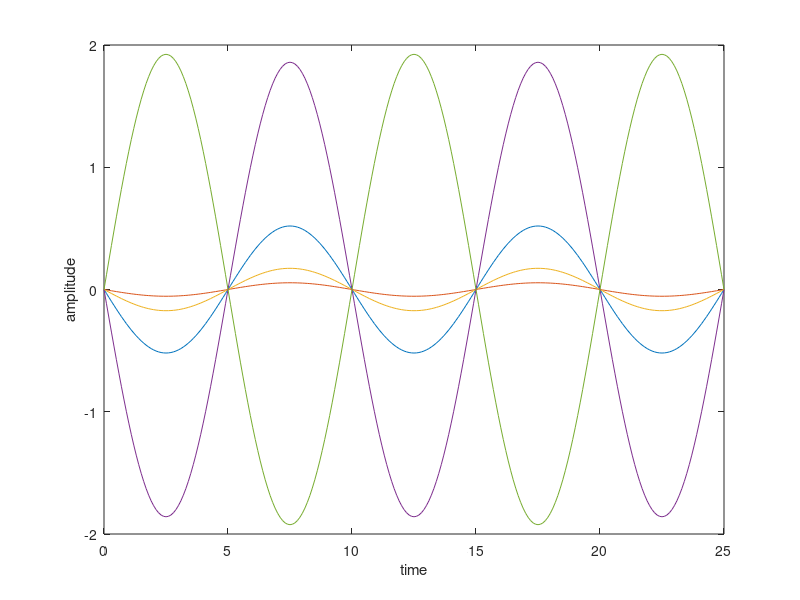

MATLAB code to generate this figure:
A1 = normrnd(0,1);
A2 = normrnd(0,1);
A3 = normrnd(0,1);
A4 = normrnd(0,1);
A5 = normrnd(0,1);

f = 0.1;

t = 0:0.1:25;

figure;
plot(t, A1*sin(2*pi*f*t)); hold on;
plot(t, A2*sin(2*pi*f*t)); 
plot(t, A3*sin(2*pi*f*t)); 
plot(t, A4*sin(2*pi*f*t)); 
plot(t, A5*sin(2*pi*f*t)); hold off;

xlabel('time');
ylabel('amplitude');
